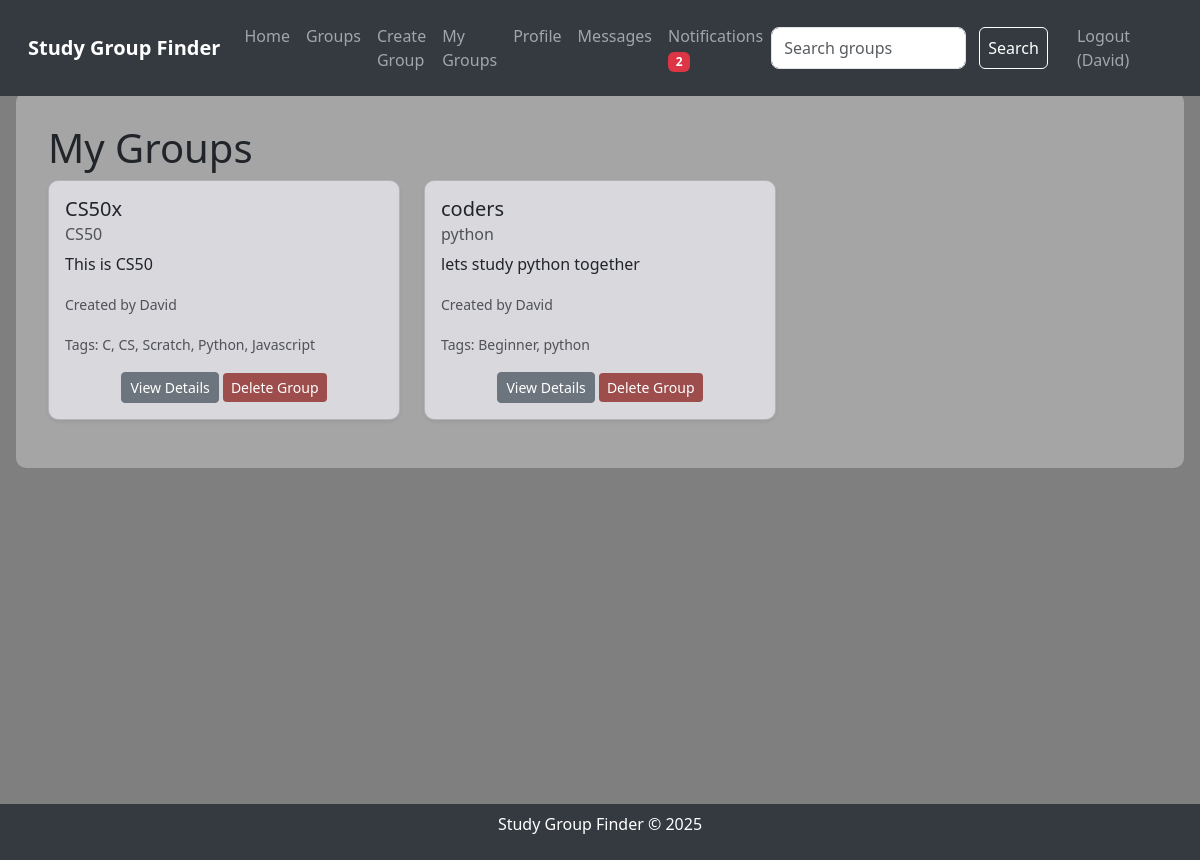
The app's page /my_groups (signed in) with its own data.
### tables this page shows
CREATE TABLE users
                 (id INTEGER PRIMARY KEY AUTOINCREMENT,
                  username TEXT UNIQUE NOT NULL,
                  password TEXT NOT NULL,
                  bio TEXT,
                  interests TEXT);

CREATE TABLE groups
                 (id INTEGER PRIMARY KEY AUTOINCREMENT,
                  name TEXT NOT NULL,
                  subject TEXT NOT NULL,
                  description TEXT,
                  creator_id INTEGER,
                  FOREIGN KEY (creator_id) REFERENCES users(id));

CREATE TABLE tags
                 (id INTEGER PRIMARY KEY AUTOINCREMENT,
                  name TEXT NOT NULL UNIQUE);

### app.py (the view)
@app.route('/my_groups')
def my_groups():
    if 'user_id' not in session:
        flash('Please log in to view your groups.', 'danger')
        return redirect(url_for('login'))
    conn = sqlite3.connect('study_groups.db')
    c = conn.cursor()
    c.execute("SELECT groups.id, groups.name, groups.subject, groups.description, users.username "
              "FROM groups JOIN users ON groups.creator_id = users.id "
              "JOIN group_members ON groups.id = group_members.group_id "
              "WHERE group_members.user_id = ?", (session['user_id'],))
    groups = c.fetchall()
    tags_dict = {}
    for group in groups:
        c.execute("SELECT tags.name FROM tags JOIN group_tags ON tags.id = group_tags.tag_id WHERE group_tags.group_id = ?", (group[0],))
        tags_dict[group[0]] = c.fetchall()
    try:
        c.execute("SELECT COUNT(*) FROM notifications WHERE user_id = ? AND read = FALSE",
                  (session['user_id'],))
        notification_count = c.fetchone()[0]
    except sqlite3.OperationalError:
        init_db()
        notification_count = 0
    conn.close()
    return render_template('my_groups.html', groups=groups, tags_dict=tags_dict, notification_count=notification_count)

### app.py (called while the page is built)
@app.after_request
def add_header(response):
    response.headers["Cache-Control"] = "no-cache, no-store, must-revalidate"
    response.headers["Pragma"] = "no-cache"
    response.headers["Expires"] = "0"
    return response

### templates/my_groups.html (shortened to what this page needs)
{% extends "layout.html" %}
{% block content %}
    <div class="page-content">
        <h1>My Groups</h1>
        {% if groups %}
            <div class="row">
                {% for group in groups %}
                    <div class="col-md-4 mb-3">
                        <div class="card group-card shadow-sm">
                            <div class="card-body">
                                <h5 class="card-title">{{ group[1] }}</h5>
                                <h6 class="card-subtitle mb-2 text-muted">{{ group[2] }}</h6>
                                <p class="card-text">{{ group[3] }}</p>
                                <p class="card-text"><small class="text-muted">Created by {{ group[4] }}</small></p>
                                <p class="card-text"><small class="text-muted">Tags:
                                    {% set group_id = group[0] %}
                                    {% for tag in (tags_dict[group_id] if group_id in tags_dict else []) %}
                                        {{ tag[0] }}{% if not loop.last %}, {% endif %}
                                    {% endfor %}
                                </small></p>
                                <div class="text-center">
                                    <a href="{{ url_for('group_details', group_id=group[0]) }}" class="btn btn-secondary btn-sm">View Details</a>
                                    {% if session.username == group[4] %}
                                        <a href="{{ url_for('delete_group', group_id=group[0]) }}" class="btn btn-danger btn-sm" onclick="return confirm('Are you sure you want to delete this group?')">Delete Group</a>
                                    {% else %}
                                        <a href="{{ url_for('leave_group', group_id=group[0]) }}" class="btn btn-warning btn-sm" onclick="return confirm('Are you sure you want to leave this group?')">Leave Group</a>
                                    {% endif %}
                                </div>
                            </div>
                        </div>
                    </div>
                {% endfor %}
            </div>
        {% else %}
            <p>You haven't joined any groups yet. <a href="{{ url_for('groups') }}">Join one</a> or <a href="{{ url_for('create_group') }}">create your own</a>!</p>
        {% endif %}
    </div>
{% endblock %}

### templates/layout.html (shortened to what this page needs)
<!DOCTYPE html>
<html lang="en">
<head>
    <link href="https://cdn.jsdelivr.net/npm/bootstrap@5.3.0/dist/css/bootstrap.min.css" rel="stylesheet">
    <link rel="stylesheet" href="{{ url_for('static', filename='styles.css') }}">
</head>
<body>
    <nav class="navbar navbar-expand-lg navbar-dark">
        <div class="container-fluid">
            <a class="navbar-brand" href="{{ url_for('index') }}">Study Group Finder</a>
            <div class="collapse navbar-collapse" id="navbarNav">
                <ul class="navbar-nav me-auto">
                    <li class="nav-item">
                        <a class="nav-link" href="{{ url_for('index') }}">Home</a>
                    </li>
                    <li class="nav-item">
                        <a class="nav-link" href="{{ url_for('groups') }}">Groups</a>
                    </li>
                    {% if session.user_id %}
                        <li class="nav-item">
                            <a class="nav-link" href="{{ url_for('create_group') }}">Create Group</a>
                        </li>
                        <li class="nav-item">
                            <a class="nav-link" href="{{ url_for('my_groups') }}">My Groups</a>
                        </li>
                        <li class="nav-item">
                            <a class="nav-link" href="{{ url_for('profile') }}">Profile</a>
                        </li>
                        <li class="nav-item">
                            <a class="nav-link" href="{{ url_for('messages') }}">Messages</a>
                        </li>
                        <li class="nav-item">
                            <a class="nav-link" href="{{ url_for('notifications') }}">
                                Notifications
                                {% if notification_count > 0 %}
                                    <span class="badge bg-danger">{{ notification_count }}</span>
                                {% endif %}
                            </a>
                        </li>
                    {% endif %}
                </ul>
                <form class="d-flex" action="{{ url_for('search_groups') }}" method="post">
                    <input class="form-control me-2" type="search" placeholder="Search groups" aria-label="Search" name="search_query">
                    <button class="btn btn-outline-light" type="submit">Search</button>
                </form>
                <ul class="navbar-nav ms-3">
                    {% if session.user_id %}
                        <li class="nav-item">
                            <a class="nav-link" href="{{ url_for('logout') }}">Logout ({{ session.username }})</a>
                        </li>
                    {% endif %}
                </ul>
            </div>
        </div>
    </nav>
    <div class="content-wrapper">
        {% block content %}{% endblock %}
    </div>
    <footer class="footer">
        <p>Study Group Finder © 2025</p>
    </footer>
</body>
</html>

### static/styles.css (style rules this page uses)
body { background-image: url('/static/background.jpg'); background-size: cover; background-position: center; background-blend-mode: overlay; background-color: rgba(0, 0, 0, 0.5); min-height: 100vh; margin: 0; padding: 0; }
.navbar-brand { font-weight: bold; }
.navbar { background-color: #343a40; padding: 1rem; position: fixed; top: 0; width: 100%; z-index: 1000; }
.content-wrapper { margin-top: 60px; min-height: calc(100vh - 120px); padding: 2rem 1rem; }
.page-content { backdrop-filter: blur(5px); background-color: rgba(255, 255, 255, 0.3); border-radius: 10px; padding: 2rem; max-width: 1200px; margin: 0 auto; }
.card { background-color: rgba(231, 229, 236, 0.8); border-radius: 10px; box-shadow: 0 4px 8px rgba(0, 0, 0, 0.1); transition: transform 0.2s; }
.form-control { border-radius: 8px; }
.footer { text-align: center; padding: 0.5rem; background-color: #343a40; color: white; position: fixed; bottom: 0; width: 100%; }
.btn-outline-light { color: #ffffff; border-color: #ffffff; padding: 0.5rem; margin: 0 5px; }
.btn-danger { background-color: #9e4d4d; border: none; }

### records on screen
users: username "David"
groups: name "CS50x", subject "CS50", description "This is CS50", username "David"
tags: name "C"
tags: name "CS"
tags: name "Scratch"
tags: name "Python"
tags: name "Javascript"
groups: name "coders", subject "python", description "lets study python together", username "David"
tags: name "Beginner"
tags: name "python"

### other values on screen
{{ notification_count }} "2"
